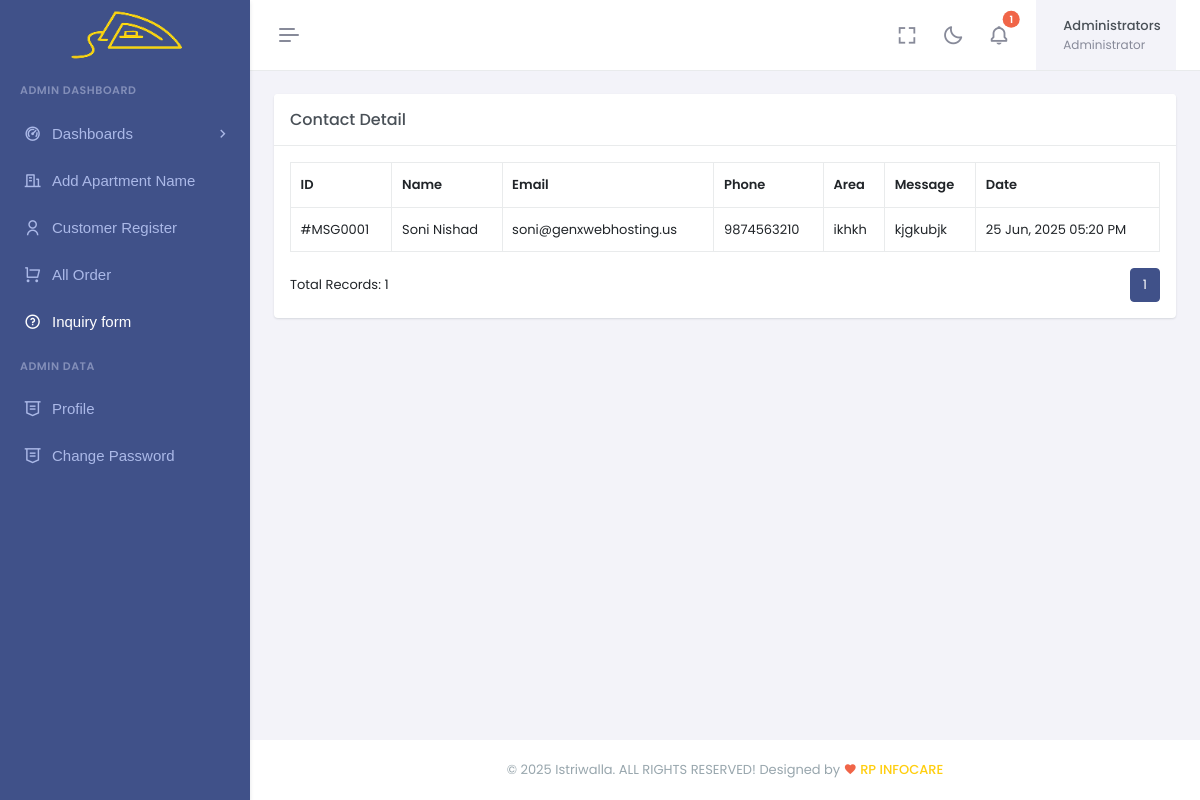
Screenshot of /admin/contact_show.php (signed in) with the database file from the repository.
### tables this page shows
CREATE TABLE `contact` (
  `id` int(11) NOT NULL,
  `first_name` varchar(100) DEFAULT NULL,
  `last_name` varchar(100) DEFAULT NULL,
  `email` varchar(150) DEFAULT NULL,
  `phone` varchar(20) DEFAULT NULL,
  `area` varchar(100) DEFAULT NULL,
  `message` text DEFAULT NULL,
  `created_at` timestamp NOT NULL DEFAULT current_timestamp()
);

### admin/contact_show.php (the view, shortened to what this page needs)
<?php
include 'admin_head.php';
?>
    <link href="assets/libs/jsvectormap/css/jsvectormap.min.css" rel="stylesheet" type="text/css" />
    <link href="assets/libs/swiper/swiper-bundle.min.css" rel="stylesheet" type="text/css" />
    <link href="assets/css/bootstrap.min.css" rel="stylesheet" type="text/css" />
    <link href="assets/css/icons.min.css" rel="stylesheet" type="text/css" />
    <link href="assets/css/app.min.css" rel="stylesheet" type="text/css" />
    <link href="assets/css/custom.min.css" rel="stylesheet" type="text/css" />
<body>
    <div id="layout-wrapper">
    <div id="layout-wrapper">
           <?php include('admin_topbar.php')?>
        <?php include 'admin_sidebar.php'; ?>
        <div class="main-content">
<?php
include("../db.php");
$sql = "SELECT * FROM contact ORDER BY created_at DESC";
$result = $conn->query($sql);
?>
<div class="page-content">
  <div class="container-fluid pagination_table">
    <div class="row">
      <div class="col-lg-12">
        <div class="card">
          <div class="card-header">
            <h4 class="card-title mb-0 flex-grow-1">Contact Detail</h4>
          </div>
          <div class="card-body">
          <table class="table align-middle table-bordered table-hover mb-0">
  <thead>
    <tr>
      <th>ID</th>
      <th>Name</th>
      <th>Email</th>
      <th>Phone</th>
      <th>Area</th>
      <th>Message</th>
      <th>Date</th>
    </tr>
  </thead>
  <tbody>
    <?php if ($result && $result->num_rows > 0): ?>
      <?php while ($row = $result->fetch_assoc()): ?>
        <tr>
          <td>#MSG<?php echo str_pad($row['id'], 4, '0', STR_PAD_LEFT); ?></td>
          <td><?php echo htmlspecialchars($row['first_name'] . ' ' . $row['last_name']); ?></td>
          <td><?php echo htmlspecialchars($row['email']); ?></td>
          <td><?php echo htmlspecialchars($row['phone']); ?></td>
          <td><?php echo htmlspecialchars($row['area']); ?></td>
          <td><?php echo nl2br(htmlspecialchars($row['message'])); ?></td>
          <td><?php echo date('d M, Y h:i A', strtotime($row['created_at'])); ?></td>
        </tr>
      <?php endwhile; ?>
    <?php else: ?>
      <tr>
        <td colspan="7" class="text-center">No contact messages found.</td>
      </tr>
    <?php endif; ?>
  </tbody>
</table>
            <div class="d-flex justify-content-between align-items-center mt-3">
              <div>Total Records: <?php echo $result->num_rows; ?></div>
              <nav>
                <ul class="pagination mb-0">
                  <li class="page-item active"><a class="page-link" href="#">1</a></li>
                </ul>
              </nav>
            </div>
          </div>
        </div>
      </div>
    </div>
  </div>
</div>
             <?php include('admin_footer.php'); ?>
        </div>
    </div>
</body>
</html>

### admin/admin_topbar.php (shortened to what this page needs)
<?php
include('../db.php');
$adminName = "Admin";
if (isset($_SESSION['admin_email'])) {
    $email = $_SESSION['admin_email'];
    $stmt = $conn->prepare("SELECT name FROM admin_users WHERE email = ?");
    $stmt->bind_param("s", $email);
    $stmt->execute();
    $stmt->bind_result($name);
    if ($stmt->fetch()) {
        $adminName = $name;
    }
}
$recentOrders = [];
$sql = "
    SELECT o.*, c.full_name
    FROM orders o
    JOIN customer c ON o.customer_id = c.id
    WHERE o.order_date >= NOW() - INTERVAL 2 DAY
    ORDER BY o.order_date DESC
    LIMIT 5
";
$result = $conn->query($sql);
if ($result && $result->num_rows > 0) {
    while ($row = $result->fetch_assoc()) {
        $recentOrders[] = $row;
    }
}
?>
 <header id="page-topbar">
            <div class="layout-width">
                <div class="navbar-header">
                    <div class="d-flex">
                        <button type="button" class="btn btn-sm px-3 fs-16 header-item vertical-menu-btn topnav-hamburger material-shadow-none" id="topnav-hamburger-icon">
                            <span class="hamburger-icon">
                                <span></span>
                                <span></span>
                                <span></span>
                            </span>
                        </button>
                    </div>
                    <div class="d-flex align-items-center">
                        <div class="ms-1 header-item d-none d-sm-flex">
                            <button type="button" class="btn btn-icon btn-topbar material-shadow-none btn-ghost-secondary rounded-circle" data-toggle="fullscreen">
                                <i class='bx bx-fullscreen fs-22'></i>
                            </button>
                        </div>
                        <div class="ms-1 header-item d-none d-sm-flex">
                            <button type="button" class="btn btn-icon btn-topbar material-shadow-none btn-ghost-secondary rounded-circle light-dark-mode">
                                <i class='bx bx-moon fs-22'></i>
                            </button>
                        </div>
                   <div class="dropdown topbar-head-dropdown ms-1 header-item" id="notificationDropdown">
    <button type="button" class="btn btn-icon btn-topbar material-shadow-none btn-ghost-secondary rounded-circle"
        id="page-header-notifications-dropdown" data-bs-toggle="dropdown" data-bs-auto-close="outside"
        aria-haspopup="true" aria-expanded="false">
        <i class='bx bx-bell fs-22'></i>
        <span class="position-absolute topbar-badge fs-10 translate-middle badge rounded-pill bg-danger">
            <?php echo count($recentOrders); ?><span class="visually-hidden">unread orders</span>
        </span>
    </button>
</div>
                    <div class="dropdown ms-sm-3 header-item topbar-user">
                        <button type="button" class="btn material-shadow-none" id="page-header-user-dropdown" data-bs-toggle="dropdown" aria-haspopup="true" aria-expanded="false">
                            <span class="d-flex align-items-center">
                                <span class="text-start ms-xl-2">
                                    <span class="d-none d-xl-inline-block ms-1 fw-medium user-name-text"><?php echo htmlspecialchars($adminName); ?></span>
                                    <span class="d-none d-xl-block ms-1 fs-12 user-name-sub-text">Administrator</span>
                                </span>
                            </span>
                        </button>
                    </div>
                    </div>
                </div>
            </div>
        </header>

### rows the page displays
contact: id "0001", first_name+last_name "Soni Nishad", email "soni@genxwebhosting.us", phone "9874563210", area "ikhkh", message "kjgkubjk", created_at "25 Jun, 2025 05:20 PM"

### other values shown
count($recentOrders) "1"
$adminName "Administrators"
$result->num_rows "1"
